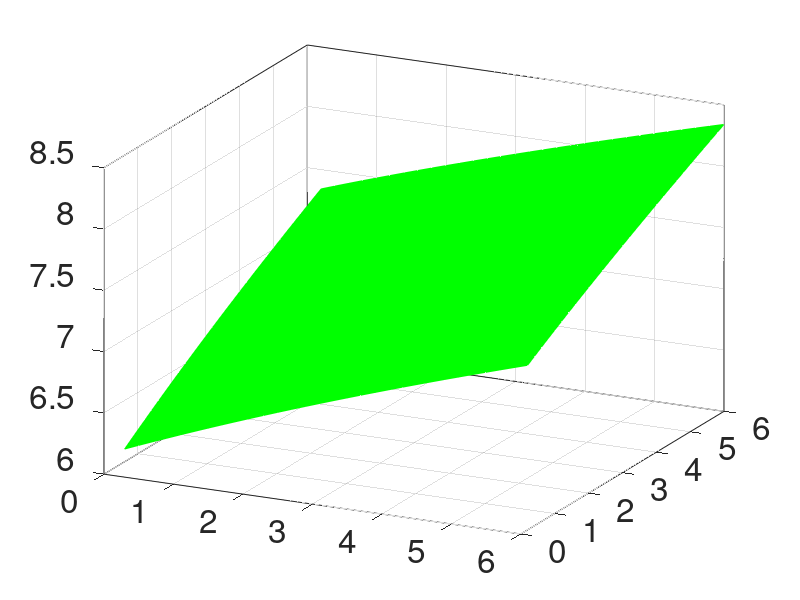

This figure's MATLAB source: (Note: this script raises an error after producing the figure.)
function Figure1_d
%% plot figure 1 d
%% these data points are obtained by M dynamics with 4 nodes

load Result_M_A23A24
figure1 = figure('color',[1 1 1]);
axes1 = axes('Parent',figure1,'FontSize',24);box(axes1,'on');hold(axes1,'on');
view(axes1,[26 24]);

x = 0.2:0.2:6; % the weight changes of link A_23
y = 0.2:0.2:6; % the weight changes of link A_24
[X,Y] = meshgrid(x,y);
surf(X,Y,hehe_mxl,'FaceColor','g','EdgeColor','g');hold on
grid on; 
alpha(0.5);
surf(X,Y,hehe_mxh,'FaceColor','g','EdgeColor','g');hold on
shading interp %flat %
xlabel('A_{23}');ylabel('A_{24}');zlabel('x')